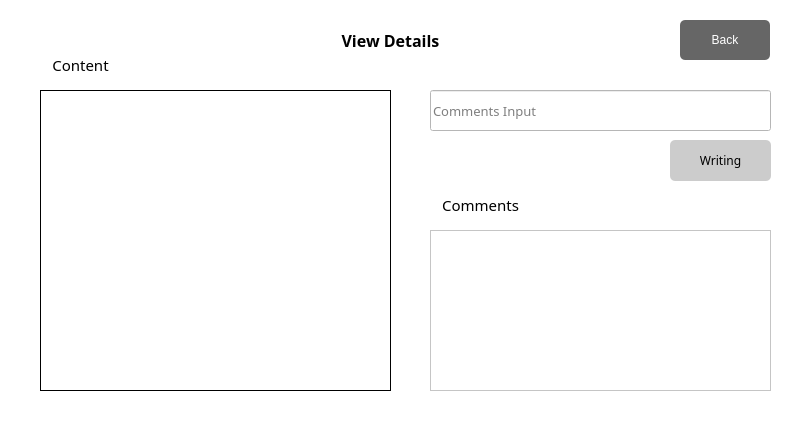
<?xml version="1.0" encoding="UTF-8"?>
<ui version="4.0">
 <class>Form</class>
 <widget class="QWidget" name="Form">
  <property name="geometry">
   <rect>
    <x>0</x>
    <y>0</y>
    <width>800</width>
    <height>429</height>
   </rect>
  </property>
  <property name="windowTitle">
   <string>Form</string>
  </property>
  <property name="styleSheet">
   <string notr="true">background-color:rgba(255, 255, 255, 255);</string>
  </property>
  <widget class="QPushButton" name="btn_borad">
   <property name="geometry">
    <rect>
     <x>680</x>
     <y>20</y>
     <width>90</width>
     <height>40</height>
    </rect>
   </property>
   <property name="styleSheet">
    <string notr="true">QPushButton#btn_borad{
	background-color: rgba(102, 102, 102, 255);
	border-radius:5px;
	color: rgba(255, 255, 255, 255);
}

QPushButton#btn_borad::pressed{
	padding-left:5px;
	padding-top:5px;
	background-color:rgba(200, 200, 200, 255);
}</string>
   </property>
   <property name="text">
    <string>Back</string>
   </property>
  </widget>
  <widget class="QLabel" name="label_2">
   <property name="geometry">
    <rect>
     <x>330</x>
     <y>20</y>
     <width>121</width>
     <height>41</height>
    </rect>
   </property>
   <property name="font">
    <font>
     <family>맑은 고딕</family>
     <pointsize>12</pointsize>
     <weight>75</weight>
     <bold>true</bold>
    </font>
   </property>
   <property name="styleSheet">
    <string notr="true">background-color: rgba(255, 255, 255, 0);</string>
   </property>
   <property name="text">
    <string>View Details</string>
   </property>
   <property name="textFormat">
    <enum>Qt::RichText</enum>
   </property>
   <property name="alignment">
    <set>Qt::AlignCenter</set>
   </property>
  </widget>
  <widget class="QTableWidget" name="comments_Widget">
   <property name="geometry">
    <rect>
     <x>430</x>
     <y>230</y>
     <width>341</width>
     <height>161</height>
    </rect>
   </property>
  </widget>
  <widget class="QLabel" name="label_3">
   <property name="geometry">
    <rect>
     <x>40</x>
     <y>50</y>
     <width>81</width>
     <height>31</height>
    </rect>
   </property>
   <property name="font">
    <font>
     <family>맑은 고딕</family>
     <pointsize>11</pointsize>
     <weight>50</weight>
     <bold>false</bold>
    </font>
   </property>
   <property name="styleSheet">
    <string notr="true">background-color: rgba(255, 255, 255, 0);</string>
   </property>
   <property name="text">
    <string>Content</string>
   </property>
   <property name="textFormat">
    <enum>Qt::RichText</enum>
   </property>
   <property name="alignment">
    <set>Qt::AlignCenter</set>
   </property>
  </widget>
  <widget class="QLabel" name="label_4">
   <property name="geometry">
    <rect>
     <x>430</x>
     <y>190</y>
     <width>101</width>
     <height>31</height>
    </rect>
   </property>
   <property name="font">
    <font>
     <family>맑은 고딕</family>
     <pointsize>11</pointsize>
     <weight>50</weight>
     <bold>false</bold>
    </font>
   </property>
   <property name="styleSheet">
    <string notr="true">background-color: rgba(255, 255, 255, 0);</string>
   </property>
   <property name="text">
    <string>Comments</string>
   </property>
   <property name="textFormat">
    <enum>Qt::RichText</enum>
   </property>
   <property name="alignment">
    <set>Qt::AlignCenter</set>
   </property>
  </widget>
  <widget class="QLabel" name="text_show_label">
   <property name="geometry">
    <rect>
     <x>40</x>
     <y>90</y>
     <width>351</width>
     <height>301</height>
    </rect>
   </property>
   <property name="font">
    <font>
     <family>맑은 고딕</family>
     <pointsize>10</pointsize>
    </font>
   </property>
   <property name="frameShape">
    <enum>QFrame::Box</enum>
   </property>
   <property name="text">
    <string/>
   </property>
   <property name="alignment">
    <set>Qt::AlignLeading|Qt::AlignLeft|Qt::AlignTop</set>
   </property>
  </widget>
  <widget class="QLineEdit" name="comments_in_Edit">
   <property name="geometry">
    <rect>
     <x>430</x>
     <y>90</y>
     <width>341</width>
     <height>41</height>
    </rect>
   </property>
   <property name="font">
    <font>
     <family>맑은 고딕</family>
     <pointsize>10</pointsize>
    </font>
   </property>
   <property name="placeholderText">
    <string>Comments Input</string>
   </property>
  </widget>
  <widget class="QPushButton" name="btn_com_writing">
   <property name="geometry">
    <rect>
     <x>670</x>
     <y>140</y>
     <width>101</width>
     <height>41</height>
    </rect>
   </property>
   <property name="font">
    <font>
     <family>맑은 고딕</family>
    </font>
   </property>
   <property name="styleSheet">
    <string notr="true">QPushButton#btn_com_writing{
	background-color: rgba(204, 204, 204, 255);
	border-radius:5px;
}

QPushButton#btn_com_writing::pressed{
	padding-left:5px;
	padding-top:5px;
	background-color:rgba(204, 228, 247, 255);
}</string>
   </property>
   <property name="text">
    <string>Writing</string>
   </property>
  </widget>
 </widget>
 <resources/>
 <connections/>
</ui>
